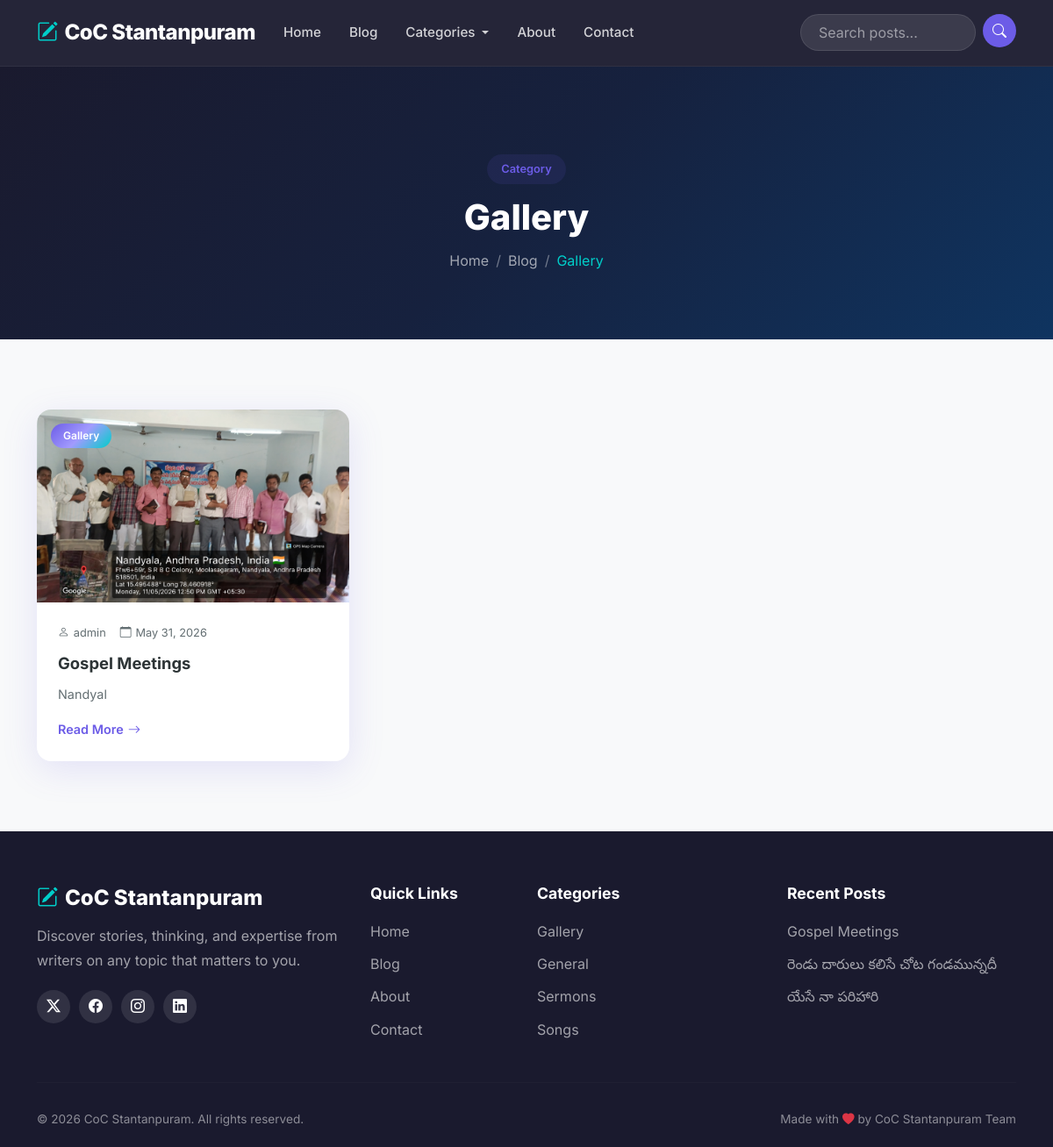
Screenshot of /category/gallery/ with the database file from the repository.
### blog/models.py (models this page shows, shortened)
class Category(models.Model):
    name = models.CharField(max_length=100, unique=True)
    slug = models.SlugField(max_length=100, unique=True, blank=True)
    class Meta:
        verbose_name_plural = "Categories"
        ordering = ["name"]

class Post(models.Model):
    STATUS_CHOICES = (
        ("draft", "Draft"),
        ("published", "Published"),
    )
    title = models.CharField(max_length=255)
    slug = models.SlugField(max_length=255, unique=True, blank=True)
    author = models.ForeignKey(User, on_delete=models.CASCADE, related_name="posts")
    category = models.ForeignKey(
        Category, on_delete=models.SET_NULL, null=True, related_name="posts"
    )
    tags = models.ManyToManyField(Tag, blank=True, related_name="posts")
    featured_image = models.ImageField(
        upload_to="blog_images/", blank=True, null=True
    )
    content = models.TextField()
    excerpt = models.TextField(max_length=500, blank=True)
    status = models.CharField(max_length=10, choices=STATUS_CHOICES, default="draft")
    is_featured = models.BooleanField(default=False)
    created_at = models.DateTimeField(auto_now_add=True)
    updated_at = models.DateTimeField(auto_now=True)
    class Meta:
        ordering = ["-created_at"]

### blog/views.py (the view)
# urls.py: path("category/<slug:slug>/", views.category_posts, name="category_posts"),
def category_posts(request, slug):
    category = get_object_or_404(Category, slug=slug)
    posts = Post.objects.filter(category=category, status="published")
    paginator = Paginator(posts, 6)
    page = request.GET.get("page")
    posts = paginator.get_page(page)
    return render(
        request, "category_posts.html", {"category": category, "posts": posts}
    )

### blog/context_processors.py (called while the page is built)
def common_context(request):
    categories = Category.objects.all()
    recent_posts = Post.objects.filter(status="published")[:3]
    return {
        "categories": categories,
        "recent_posts": recent_posts,
    }

### blog/templates/category_posts.html (shortened to what this page needs)
{% extends "base.html" %}
{% load static %}
{% block content %}
<section class="page-header">
    <div class="container">
        <span class="section-badge">Category</span>
        <h1 class="page-title">{{ category.name }}</h1>
        <nav aria-label="breadcrumb">
            <ol class="breadcrumb">
                <li class="breadcrumb-item"><a href="{% url 'home' %}">Home</a></li>
                <li class="breadcrumb-item"><a href="{% url 'blog_list' %}">Blog</a></li>
                <li class="breadcrumb-item active">{{ category.name }}</li>
            </ol>
        </nav>
    </div>
</section>
<section class="blog-list-section">
    <div class="container">
        {% if posts %}
        <div class="row g-4">
            {% for post in posts %}
            <div class="col-lg-4 col-md-6">
                <article class="blog-card">
                    <div class="blog-card-image">
                        {% if post.featured_image %}
                        <img src="{{ post.featured_image.url }}" alt="{{ post.title }}">
                        {% else %}
                        <img src="https://images.unsplash.com/photo-1499750310107-5fef28a66643?w=600&q=80" alt="{{ post.title }}">
                        {% endif %}
                        <div class="blog-card-category">{{ post.category.name }}</div>
                    </div>
                    <div class="blog-card-body">
                        <div class="blog-card-meta">
                            <span><i class="bi bi-person"></i> {{ post.author.username }}</span>
                            <span><i class="bi bi-calendar"></i> {{ post.created_at|date:"M d, Y" }}</span>
                        </div>
                        <h3 class="blog-card-title"><a href="{% url 'blog_detail' post.slug %}">{{ post.title }}</a></h3>
                        <p class="blog-card-text">{{ post.excerpt|truncatechars:120 }}</p>
                        <a href="{% url 'blog_detail' post.slug %}" class="blog-card-link">Read More <i class="bi bi-arrow-right"></i></a>
                    </div>
                </article>
            </div>
            {% endfor %}
        </div>
        {% endif %}
    </div>
</section>
{% endblock %}

### blog/templates/footer.html
<footer class="footer">
    <div class="container">
        <div class="row g-4">
            <div class="col-lg-4">
                <h5 class="footer-brand"><i class="bi bi-pencil-square me-2"></i>CoC Stantanpuram</h5>
                <p class="footer-text">Discover stories, thinking, and expertise from writers on any topic that matters to you.</p>
                <div class="social-links">
                    <a href="#" class="social-link"><i class="bi bi-twitter-x"></i></a>
                    <a href="#" class="social-link"><i class="bi bi-facebook"></i></a>
                    <a href="#" class="social-link"><i class="bi bi-instagram"></i></a>
                    <a href="#" class="social-link"><i class="bi bi-linkedin"></i></a>
                </div>
            </div>
            <div class="col-lg-2 col-md-4">
                <h6 class="footer-heading">Quick Links</h6>
                <ul class="footer-links">
                    <li><a href="{% url 'home' %}">Home</a></li>
                    <li><a href="{% url 'blog_list' %}">Blog</a></li>
                    <li><a href="{% url 'about' %}">About</a></li>
                    <li><a href="{% url 'contact' %}">Contact</a></li>
                </ul>
            </div>
            <div class="col-lg-3 col-md-4">
                <h6 class="footer-heading">Categories</h6>
                <ul class="footer-links">
                    {% for cat in categories %}
                    <li><a href="{% url 'category_posts' cat.slug %}">{{ cat.name }}</a></li>
                    {% empty %}
                    <li><a href="#">No categories</a></li>
                    {% endfor %}
                </ul>
            </div>
            <div class="col-lg-3 col-md-4">
                <h6 class="footer-heading">Recent Posts</h6>
                <ul class="footer-links">
                    {% for post in recent_posts %}
                    <li><a href="{% url 'blog_detail' post.slug %}">{{ post.title|truncatechars:35 }}</a></li>
                    {% empty %}
                    <li><a href="#">No posts yet</a></li>
                    {% endfor %}
                </ul>
            </div>
        </div>
        <hr class="footer-divider">
        <div class="row">
            <div class="col-md-6">
                <p class="copyright">&copy; {% now "Y" %} CoC Stantanpuram. All rights reserved.</p>
            </div>
            <div class="col-md-6 text-md-end">
                <p class="copyright">Made with <i class="bi bi-heart-fill text-danger"></i> by CoC Stantanpuram Team</p>
            </div>
        </div>
    </div>
</footer>

### blog/static/css/style.css (style rules this page uses)
:root { --primary: #6c5ce7; --primary-dark: #5a4bd1; --secondary: #00cec9; --accent: #fd79a8; --dark: #2d3436; --darker: #1a1a2e; --light: #f8f9fa; --gray: #636e72; --gradient: linear-gradient(135deg, #6c5ce7 0%, #a29bfe 50%, #00cec9 100%); --gradient-dark: linear-gradient(135deg, #1a1a2e 0%, #16213e 50%, #0f3460 100%); --shadow: 0 10px 40px rgba(108, 92, 231, 0.15); --shadow-hover: 0 20px 60px rgba(108, 92, 231, 0.25); --radius: 16px; --radius-sm: 8px; --transition: all 0.3s cubic-bezier(0.4, 0, 0.2, 1); }
* { margin: 0; padding: 0; box-sizing: border-box; }
body { font-family: 'Inter', -apple-system, BlinkMacSystemFont, sans-serif; color: var(--dark); background: var(--light); line-height: 1.7; overflow-x: hidden; }
h1, h2, h3, h4, h5, h6 { font-weight: 700; line-height: 1.3; }
a { text-decoration: none; color: inherit; }
section { padding: 80px 0; }
.section-badge { display: inline-block; background: rgba(108,92,231,0.1); color: var(--primary); padding: 6px 16px; border-radius: 50px; font-size: 0.8rem; font-weight: 600; margin-bottom: 12px; }
.blog-card { background: #fff; border-radius: var(--radius); overflow: hidden; box-shadow: var(--shadow); transition: var(--transition); height: 100%; display: flex; flex-direction: column; }
.blog-card-image { position: relative; height: 220px; overflow: hidden; }
.blog-card-image img { width: 100%; height: 100%; object-fit: cover; transition: transform 0.5s ease; }
.blog-card-category { position: absolute; top: 16px; left: 16px; background: var(--gradient); color: #fff; padding: 4px 14px; border-radius: 50px; font-size: 0.75rem; font-weight: 600; }
.blog-card-body { padding: 24px; flex: 1; display: flex; flex-direction: column; }
.blog-card-meta { display: flex; gap: 16px; font-size: 0.8rem; color: var(--gray); margin-bottom: 12px; }
.blog-card-meta span { display: flex; align-items: center; gap: 5px; }
.blog-card-title { font-size: 1.15rem; font-weight: 700; margin-bottom: 10px; line-height: 1.4; }
.blog-card-title a { color: var(--dark); transition: var(--transition); }
.blog-card-text { color: var(--gray); font-size: 0.9rem; flex: 1; margin-bottom: 15px; }
.blog-card-link { color: var(--primary); font-weight: 600; font-size: 0.9rem; display: flex; align-items: center; gap: 5px; transition: var(--transition); margin-top: auto; }
.page-header { background: var(--gradient-dark); padding: 100px 0 60px; text-align: center; position: relative; }
.page-title { font-size: 2.5rem; font-weight: 800; color: #fff; margin-bottom: 10px; }
.breadcrumb { justify-content: center; background: transparent; }
.breadcrumb-item a { color: rgba(255,255,255,0.6); }
.breadcrumb-item.active { color: var(--secondary); }
.breadcrumb-item + .breadcrumb-item::before { color: rgba(255,255,255,0.4); }
.footer { background: var(--darker); color: rgba(255,255,255,0.8); padding: 60px 0 20px; }
.footer-brand { font-size: 1.5rem; font-weight: 800; color: #fff; margin-bottom: 15px; }
.footer-brand i { color: var(--secondary); }
.footer-text { color: rgba(255,255,255,0.6); margin-bottom: 20px; }
.social-links { display: flex; gap: 10px; }
.social-link { display: inline-flex; align-items: center; justify-content: center; width: 38px; height: 38px; background: rgba(255,255,255,0.1); border-radius: 50%; color: #fff; transition: var(--transition); }
.footer-heading { color: #fff; font-weight: 700; margin-bottom: 18px; font-size: 1.1rem; }
.footer-links { list-style: none; padding: 0; }
.footer-links li { margin-bottom: 10px; }
.footer-links a { color: rgba(255,255,255,0.6); transition: var(--transition); }
.footer-divider { border-color: rgba(255,255,255,0.1); margin: 30px 0; }
.copyright { color: rgba(255,255,255,0.5); font-size: 0.85rem; margin: 0; }
.blog-card { animation: fadeInUp 0.6s ease forwards; }

### rows the page displays
Category: name "Gallery"
Post: featured_image (picture), category.name "Gallery", author.username "admin", created_at "May 31, 2026", title "Gospel Meetings", excerpt "Nandyal"
Category: name "General"
Category: name "Sermons"
Category: name "Songs"
Post: title "రెండు దారులు కలిసే చోట గండమున్నదీ"
Post: title "యేసే నా పరిహారి"
